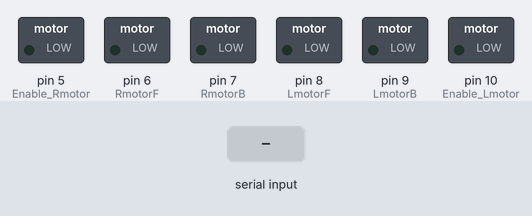
Bench run of a sketch on a simulated Arduino Uno, built with avr-gcc and run on an emulated ATmega328P. Shown: switched loads named in the sketch (green lamp = pin HIGH). The inputs (shaded band) are chosen by the test bench.

Above: at 1.2 s.
1.3 s: "90,45;" received over Serial
At 2.0 s:
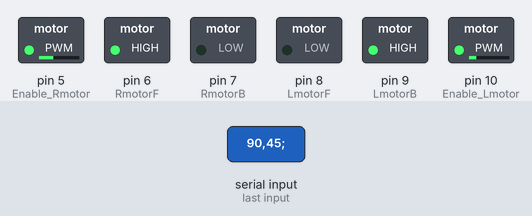
3.8 s: "30,150;" received over Serial
At 4.6 s:
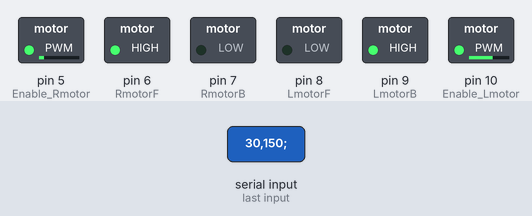
6.3 s: "5;" received over Serial
At 6.9 s:
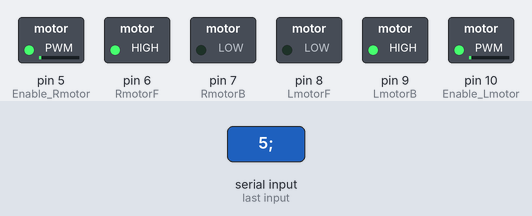
8.8 s: "90;" received over Serial
At 9.6 s:
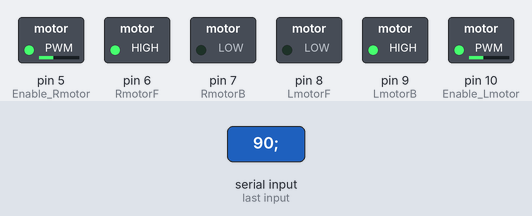
11.3 s: "200;" received over Serial
At 11.9 s:
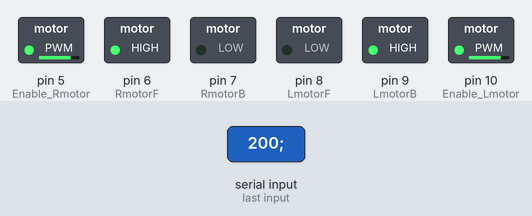
13.8 s: "1,90;" received over Serial
At 14.6 s:
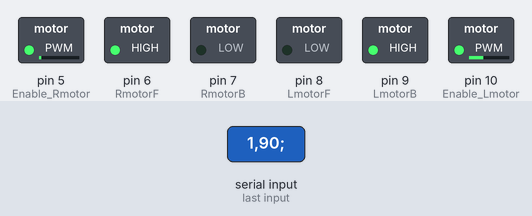
Timing chart, 0 to 16.8 s (numbered marks = the images above; inputs shaded):
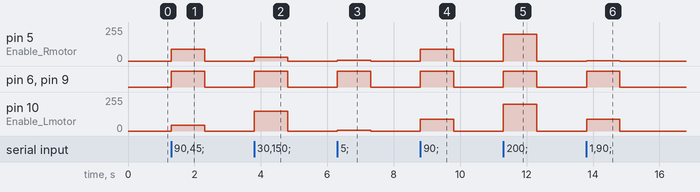

Measured:
- after the input at 1.3 s, pin 5 (Enable_Rmotor): 0/255 → 90/255 at once, → 0/255 1.0 s later; pin 6 (RmotorF), pin 9 (LmotorB): LOW → HIGH at once, → LOW 1.0 s later; pin 10 (Enable_Lmotor): 0/255 → 45/255 at once, → 0/255 1.0 s later
- after the input at 3.8 s, pin 5 (Enable_Rmotor): 0/255 → 30/255 at once, → 0/255 1.0 s later; pin 6 (RmotorF), pin 9 (LmotorB): LOW → HIGH at once, → LOW 1.0 s later; pin 10 (Enable_Lmotor): 0/255 → 150/255 at once, → 0/255 1.0 s later
- after the input at 6.3 s, pin 5 (Enable_Rmotor), pin 10 (Enable_Lmotor): 0/255 → 5/255 at once, → 0/255 1.0 s later; pin 6 (RmotorF), pin 9 (LmotorB): LOW → HIGH at once, → LOW 1.0 s later
- after the input at 8.8 s, pin 5 (Enable_Rmotor), pin 10 (Enable_Lmotor): 0/255 → 90/255 at once, → 0/255 1.0 s later; pin 6 (RmotorF), pin 9 (LmotorB): LOW → HIGH at once, → LOW 1.0 s later
- after the input at 11.3 s, pin 5 (Enable_Rmotor), pin 10 (Enable_Lmotor): 0/255 → 200/255 at once, → 0/255 1.0 s later; pin 6 (RmotorF), pin 9 (LmotorB): LOW → HIGH at once, → LOW 1.0 s later
- after the input at 13.8 s, pin 5 (Enable_Rmotor): 0/255 → 1/255 at once, → 0/255 1.0 s later; pin 6 (RmotorF), pin 9 (LmotorB): LOW → HIGH at once, → LOW 1.0 s later; pin 10 (Enable_Lmotor): 0/255 → 90/255 at once, → 0/255 1.0 s later

The sketch:

Regular_MotorDriver.ino
```cpp
int RmotorF = 6;
int RmotorB = 7;
int Enable_Rmotor = 5;

int LmotorF = 8;
int LmotorB = 9;
int Enable_Lmotor = 10;

int ValueofRmotor = 0;
int ValueofLmotor = 0;
String myString;

void setup() {
  pinMode(RmotorF, OUTPUT);
  pinMode(RmotorB, OUTPUT);
  pinMode(LmotorF, OUTPUT);
  pinMode(LmotorB, OUTPUT);
  pinMode(Enable_Rmotor, OUTPUT);
  pinMode(Enable_Lmotor, OUTPUT);

  Serial.begin(9600);
}

void loop() {
  myString = Serial.readStringUntil(';');

  int commaIndex = myString.indexOf(',');
  String RmotorValue = myString.substring(0, commaIndex);
  String LmotorValue = myString.substring(commaIndex + 1);
  int ValueofRmotor = RmotorValue.toInt();
  int ValueofLmotor = LmotorValue.toInt();


  if ((ValueofRmotor == 0) && (ValueofLmotor == 0)) {
    digitalWrite(RmotorF, LOW);
    digitalWrite(RmotorB, LOW);
    digitalWrite(LmotorF, LOW);
    digitalWrite(LmotorB, LOW);
    analogWrite(Enable_Rmotor, ValueofRmotor);
    analogWrite(Enable_Lmotor, ValueofLmotor);
  }

  else if ((ValueofRmotor == 0) && (ValueofLmotor > 0)) {
    digitalWrite(RmotorF, LOW);
    digitalWrite(RmotorB, LOW);
    digitalWrite(LmotorF, LOW);
    digitalWrite(LmotorB, HIGH);
    analogWrite(Enable_Rmotor, ValueofRmotor);
    analogWrite(Enable_Lmotor, ValueofLmotor);
  }

  else if ((ValueofRmotor == 0) && (ValueofLmotor < 0)) {
    digitalWrite(RmotorF, LOW);
    digitalWrite(RmotorB, LOW);
    digitalWrite(LmotorF, HIGH);
    digitalWrite(LmotorB, LOW);
    ValueofLmotor = ValueofLmotor * -1;
    analogWrite(Enable_Rmotor, ValueofRmotor);
    analogWrite(Enable_Lmotor, ValueofLmotor);
  }

  else if ((ValueofRmotor < 0) && (ValueofLmotor == 0)) {
    digitalWrite(RmotorF, LOW);
    digitalWrite(RmotorB, HIGH);
    digitalWrite(LmotorF, LOW);
    digitalWrite(LmotorB, LOW);
    ValueofRmotor = ValueofRmotor * -1;
    analogWrite(Enable_Rmotor, ValueofRmotor);
    analogWrite(Enable_Lmotor, ValueofLmotor);
  }

  else if ((ValueofRmotor < 0) && (ValueofLmotor > 0)) {
    digitalWrite(RmotorF, LOW);
    digitalWrite(RmotorB, HIGH);
    digitalWrite(LmotorF, LOW);
    digitalWrite(LmotorB, HIGH);
    ValueofRmotor = ValueofRmotor * -1;
    analogWrite(Enable_Rmotor, ValueofRmotor);
    analogWrite(Enable_Lmotor, ValueofLmotor);
  }

  else if ((ValueofRmotor < 0) && (ValueofLmotor < 0)) {
    digitalWrite(RmotorF, LOW);
    digitalWrite(RmotorB, HIGH);
    digitalWrite(LmotorF, HIGH);
    digitalWrite(LmotorB, LOW);
    ValueofRmotor = ValueofRmotor * -1;
    ValueofLmotor = ValueofLmotor * -1;
    analogWrite(Enable_Rmotor, ValueofRmotor);
    analogWrite(Enable_Lmotor, ValueofLmotor);
  }

  else if ((ValueofRmotor > 0) && (ValueofLmotor == 0)) {
    digitalWrite(RmotorF, HIGH);
    digitalWrite(RmotorB, LOW);
    digitalWrite(LmotorF, LOW);
    digitalWrite(LmotorB, LOW);
    analogWrite(Enable_Rmotor, ValueofRmotor);
    analogWrite(Enable_Lmotor, ValueofLmotor);
  }

  else if ((ValueofRmotor > 0) && (ValueofLmotor > 0)) {
    digitalWrite(RmotorF, HIGH);
    digitalWrite(RmotorB, LOW);
    digitalWrite(LmotorF, LOW);
    digitalWrite(LmotorB, HIGH);
    analogWrite(Enable_Rmotor, ValueofRmotor);
    analogWrite(Enable_Lmotor, ValueofLmotor);
  }

  else if ((ValueofRmotor > 0) && (ValueofLmotor < 0)) {
    digitalWrite(RmotorF, HIGH);
    digitalWrite(RmotorB, LOW);
    digitalWrite(LmotorF, HIGH);
    digitalWrite(LmotorB, LOW);
    ValueofLmotor = ValueofLmotor * -1;
    analogWrite(Enable_Rmotor, ValueofRmotor);
    analogWrite(Enable_Lmotor, ValueofLmotor);
  }
}
```
